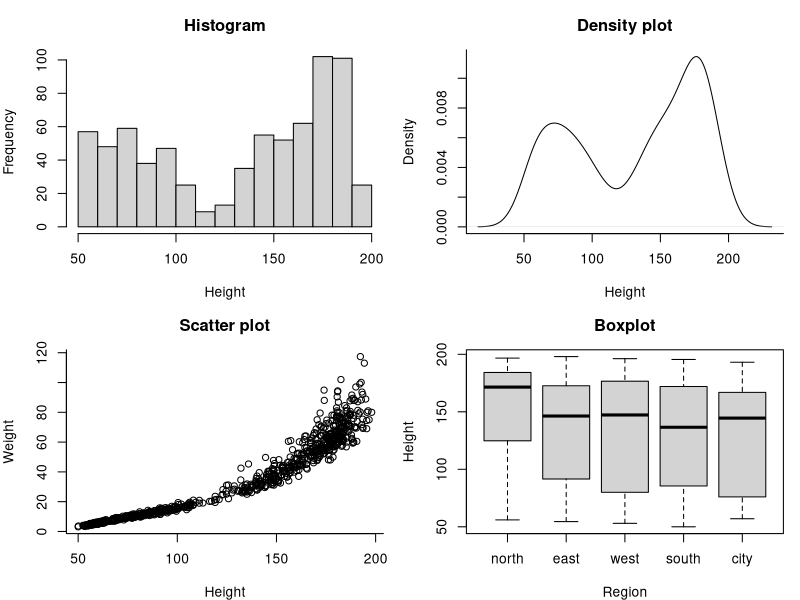
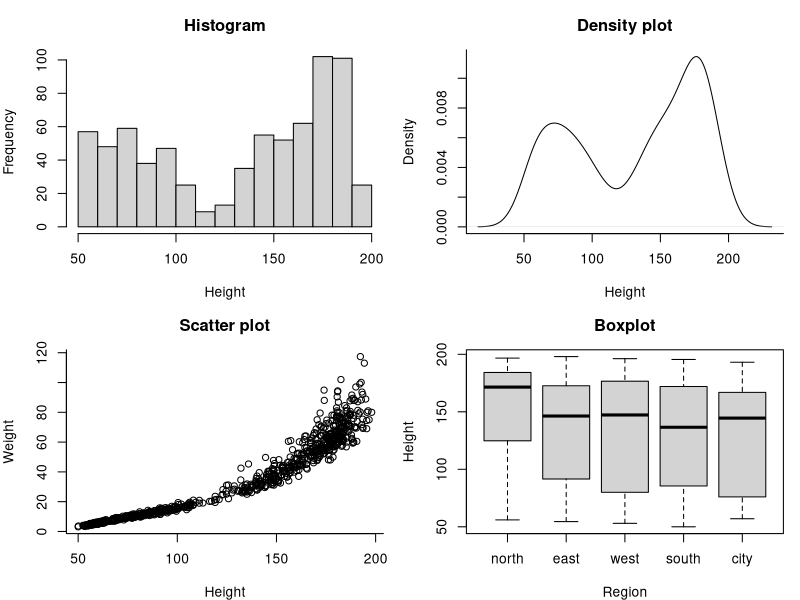
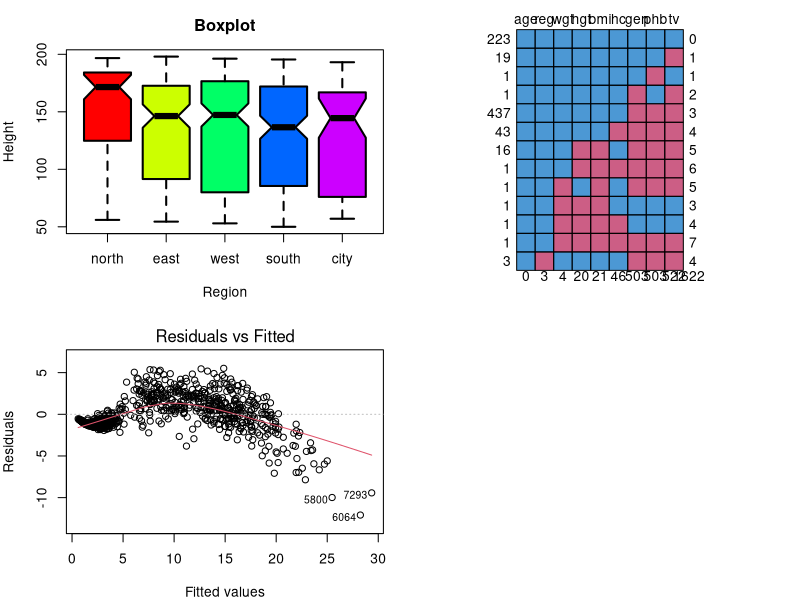
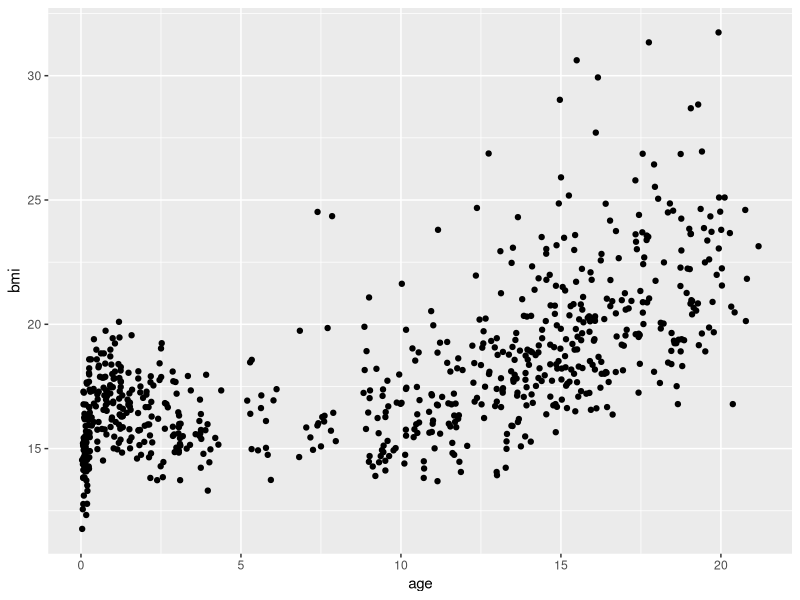
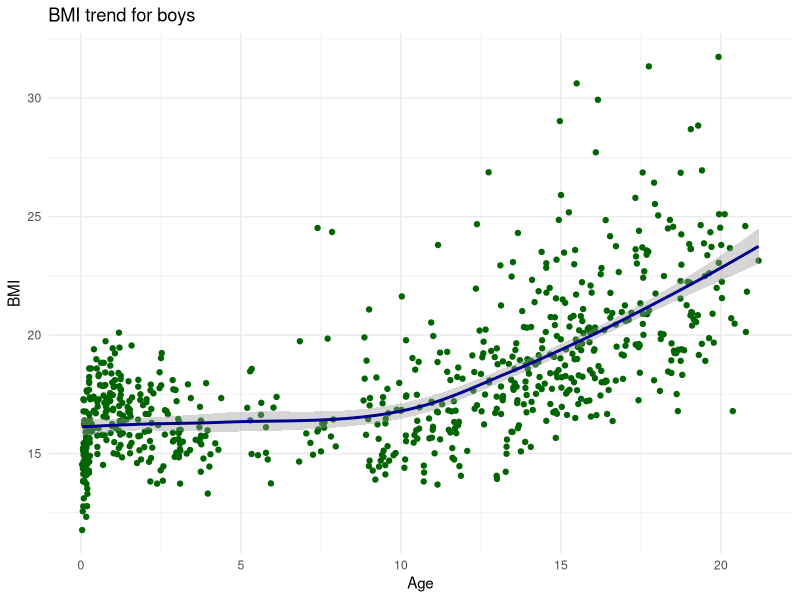
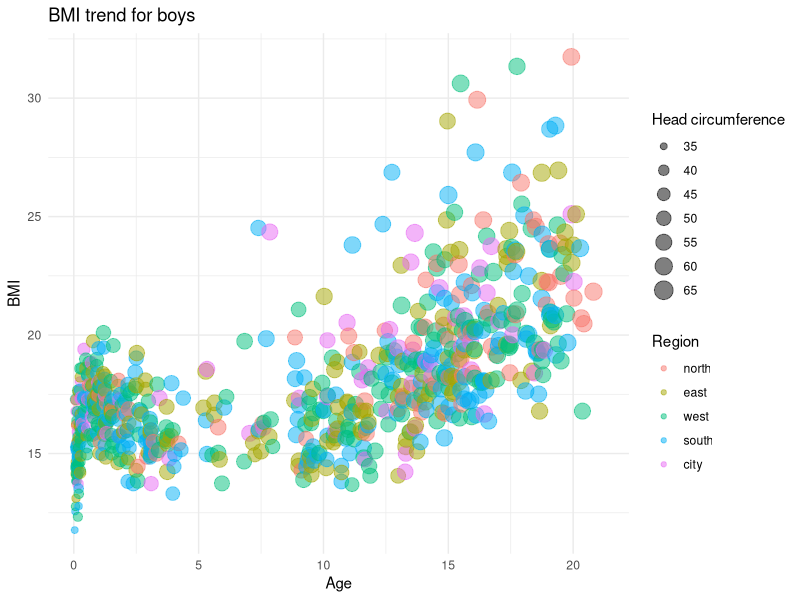
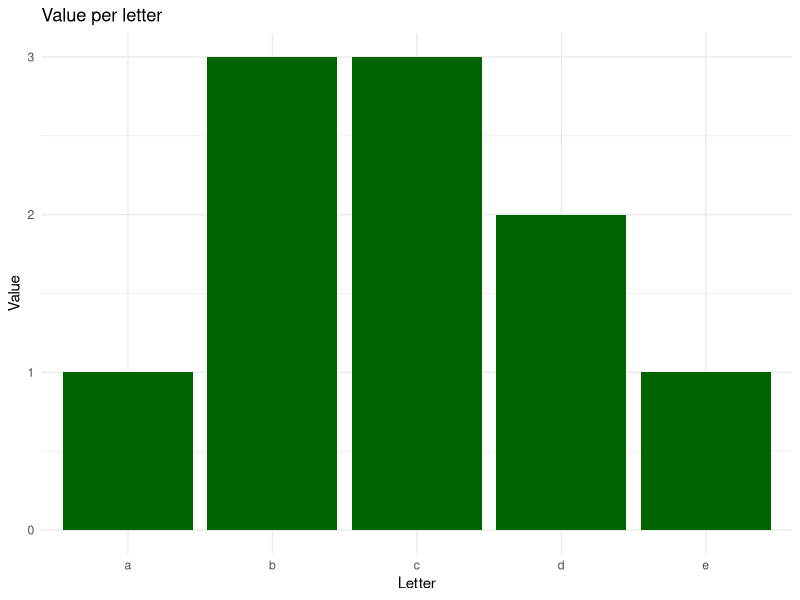
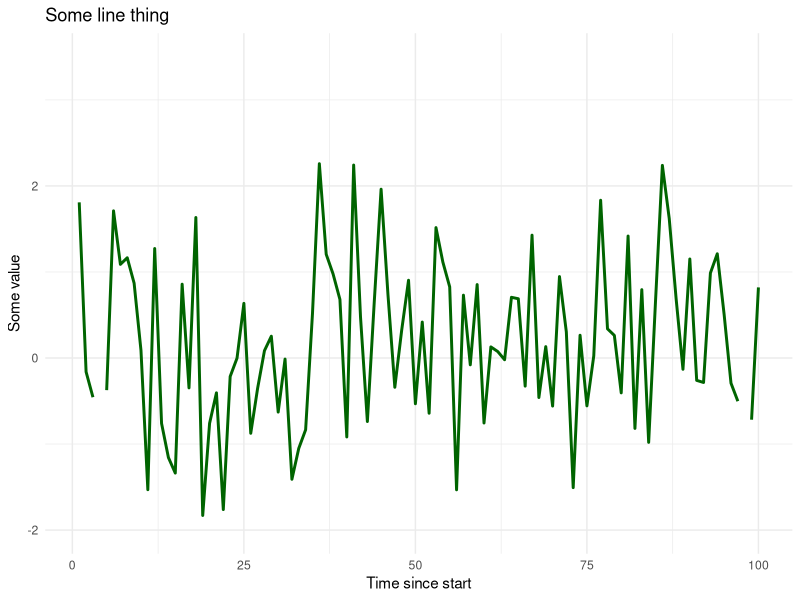

Source code (R) for these figures, in order:
## ---- chunk 1
library(MASS)     # Datasets
library(mice)     # Boys dataset
library(dplyr)    # Data manipulation
library(magrittr) # Pipes
library(ggplot2)  # Plotting suite
## ---- chunk 2
par(mfrow = c(2,2), mar = c(4, 4, 3, 1))
boys %$% hist(na.omit(hgt), main = "Histogram", xlab = "Height")
boys %$% plot(density(na.omit(hgt)), main = "Density plot", xlab = "Height", bty = "L")
boys %$% plot(hgt, wgt, main = "Scatter plot", xlab = "Height", ylab = "Weight", bty = "L")
boys %$% boxplot(hgt~reg, main = "Boxplot", xlab = "Region", ylab = "Height")
## ---- chunk 3
hist(boys$hgt, main = "Histogram", xlab = "Height")
## ---- chunk 4
dens <- density(boys$hgt, na.rm = TRUE)
plot(dens, main = "Density plot", xlab = "Height", bty = "L")
## ---- chunk 5
plot(x = boys$hgt, y = boys$wgt, main = "Scatter plot", 
     xlab = "Height", ylab = "Weight", bty = "L")
## ---- chunk 6
boxplot(boys$hgt ~ boys$reg, main = "Boxplot", 
        xlab = "Region", ylab = "Height")
## ---- chunk 7
boxplot(hgt ~ reg, boys,  main = "Boxplot", xlab = "Region", 
        ylab = "Height", lwd = 2, notch = TRUE, col = rainbow(5))
## ---- chunk 8
boys %>% md.pattern() # from mice
## ---- chunk 9
result <- lm(age~wgt, boys)
plot(result, which = 1)
## ---- chunk 10
boys %>%
  ggplot(aes(x = age, y = bmi)) +
  geom_point(na.rm = TRUE)
## ---- chunk 11
gg <- 
  boys %>%
  ggplot(aes(x = age, y = bmi)) +
  geom_point(col = "dark green")
## ---- chunk 12
gg <- gg + 
  geom_smooth(col = "dark blue")
## ---- chunk 13
gg <- gg + 
  labs(x = "Age", y = "BMI", title = "BMI trend for boys") +
  theme_minimal()
## ---- chunk 14
plot(gg)
## ---- chunk 15
gg <- 
  boys %>% 
  filter(!is.na(reg)) %>% 
  
  ggplot(aes(x      = age, 
             y      = bmi, 
             size   = hc, 
             colour = reg)) +
  
  geom_point(alpha = 0.5) +
  
  labs(title  = "BMI trend for boys",
       x      = "Age", 
       y      = "BMI", 
       size   = "Head circumference",
       colour = "Region") +
  theme_minimal()
## ---- chunk 16
plot(gg)
## ---- chunk 17
data.frame(x = letters[1:5], y = c(1, 3, 3, 2, 1)) %>% 
  ggplot(aes(x = x, y = y)) + 
  geom_bar(fill = "dark green", stat = "identity") +
  labs(title = "Value per letter",
       x     = "Letter", 
       y     = "Value") +
  theme_minimal()
## ---- chunk 18
ggdat <- data.frame(x = 1:100, y = rnorm(100))
ggdat %>% 
  ggplot(aes(x = x, y = y)) + 
  geom_line(colour = "dark green", lwd = 1) +
  ylim(-2, 3.5) +
  labs(title = "Some line thing",
       x     = "Time since start", 
       y     = "Some value") +
  theme_minimal()
## ---- chunk 19
ggdat %>% 
  ggplot(aes(x = x, y = y)) + 
  geom_smooth(colour = "dark green", lwd = 1, se = FALSE) +
  ylim(-2, 3.5) +
  labs(title = "Some line thing",
       x     = "Time since start", 
       y     = "Some value") +
  theme_minimal()
## ---- chunk 20
boys %>% 
  filter(!is.na(reg)) %>% 
  
  ggplot(aes(x = reg, y = bmi, fill = reg)) +
  
  geom_boxplot() +
  
  labs(title = "BMI across regions",
       x     = "Region", 
       y     = "BMI") +
  theme_minimal() + 
  theme(legend.position = "none")
## ---- chunk 21
boys %>% 
  filter(!is.na(reg)) %>% 
  ggplot(aes(x = hgt, fill = reg)) +
  geom_density(alpha = 0.5, colour = "transparent") +
  xlim(0, 250) + 
  labs(title = "Height across regions",
       x     = "Height", 
       fill  = "Region") +
  theme_minimal()
## ---- chunk 22
boys %>% 
  filter(!is.na(reg)) %>% 
  ggplot(aes(x = hgt, fill = reg)) +
  geom_density(alpha = 0.5, colour = "transparent") +
  xlim(0, 250) + 
  labs(title = "Height across regions",
       x     = "Height", 
       fill  = "Region") +
  theme_minimal()

boys %>% 
  filter(!is.na(reg)) %>% 
  ggplot(aes(x = hgt, fill = reg)) +
  geom_density(alpha = 0.5, colour = "transparent") +
  xlim(0, 250) + 
  labs(title = "Height across regions",
       x     = "Height", 
       fill  = "Region") +
  theme_gray()

boys %>% 
  filter(!is.na(reg)) %>% 
  ggplot(aes(x = hgt, fill = reg)) +
  geom_density(alpha = 0.5, colour = "transparent") +
  xlim(0, 250) + 
  labs(title = "Height across regions",
       x     = "Height", 
       fill  = "Region") +
  theme_classic()

boys %>% 
  filter(!is.na(reg)) %>% 
  ggplot(aes(x = hgt, fill = reg)) +
  geom_density(alpha = 0.5, colour = "transparent") +
  xlim(0, 250) + 
  labs(title = "Height across regions",
       x     = "Height", 
       fill  = "Region") +
  theme_dark()
